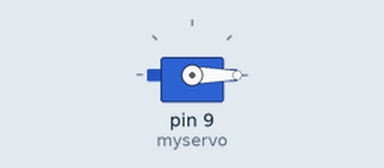
This sketch was run on a simulated Arduino Uno, built with avr-gcc and run on an emulated ATmega328P. On the bench: servo.

Above: at 0.05 s.
At 2.15 s:
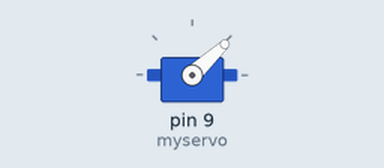
At 3.0 s:
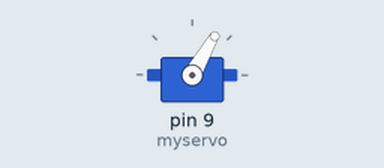
At 6.0 s:
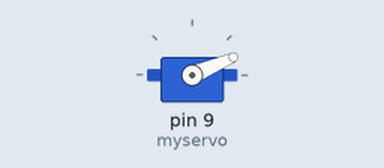
Timing chart, 0 to 8.2 s (numbered marks = the images above):
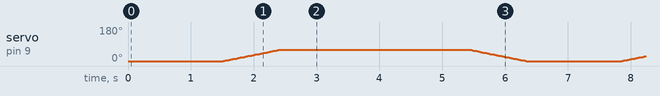

The sketch:

LeftArmMovement.ino
```cpp
//Arduino/Genuino Micro ATmega328 AVRISP mkII
#include <Servo.h>

Servo myservo;

int pos = 0;    // variable to store the servo position

int endPos = 60;
int startPos = 0;

void setup() {
  // put your setup code here, to run once:
  myservo.attach(9);  // attaches the servo on pin 9 to the servo object
}

void loop()
{
  myservo.write(startPos);
  delay(1500);

  for(pos = startPos; pos <= endPos; pos +=1)
  {
    myservo.write(pos);
    delay(15);
  }

  delay(3000);

  for(pos = endPos; pos >= startPos; pos -= 1)
  {
    myservo.write(pos);
    delay(15);
  }
}
```
